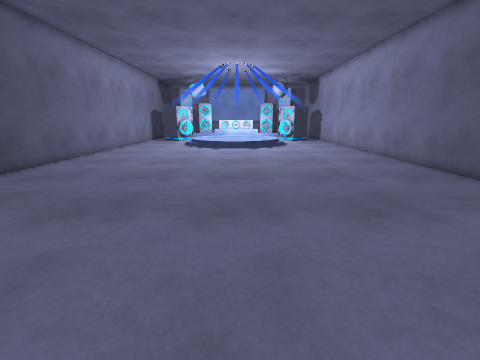
[1] (above)

12 first-person views from a walk through a Unity game level. The camera is 1.2 m above the floor, tilts 14° down and sees 90° across. The floor is counted in squares, 0.5 m on a side. Each view is taken from the middle of a square. On the plan, view 1 faces up. The plan holds only what a view shows up to about 17 squares ahead; the rest is blank. The place goes on beyond the plan. The player character is not drawn.

[2]
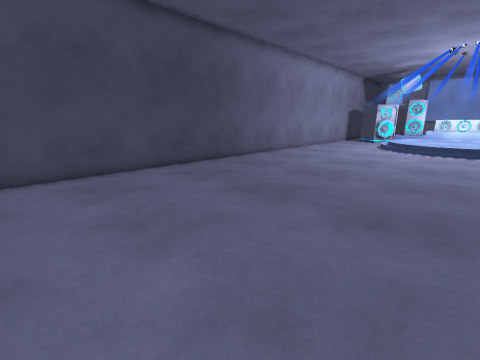

[3]
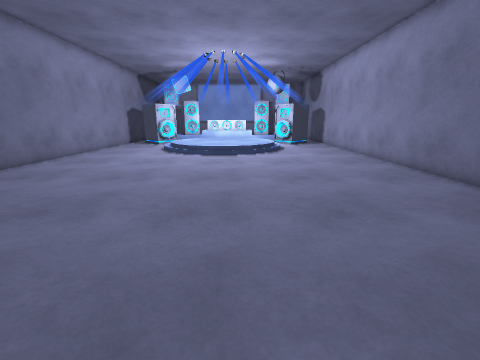

[4]
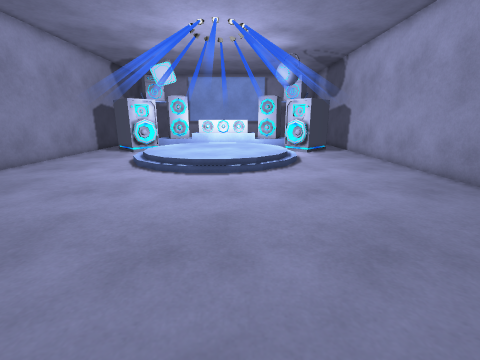

[5]
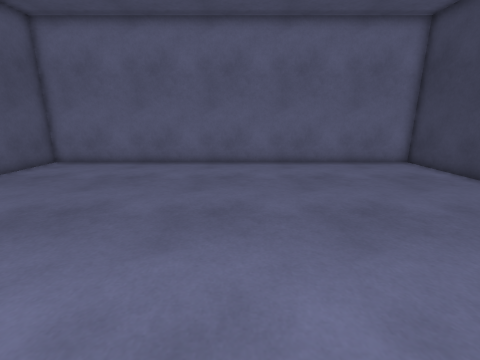

[6]
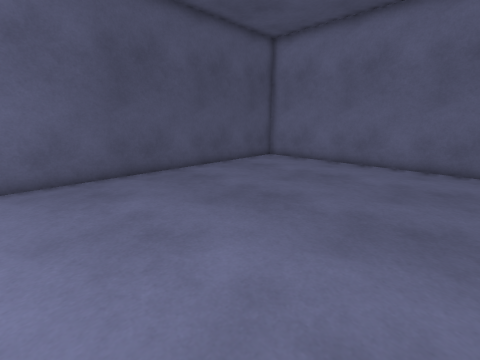

[7]
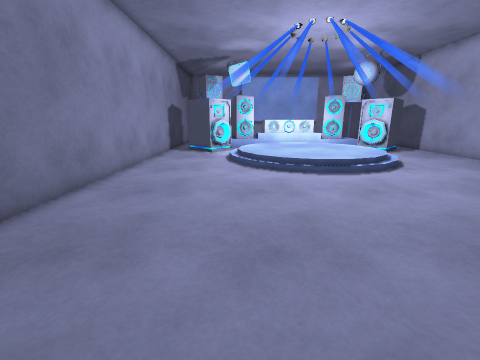

[8]
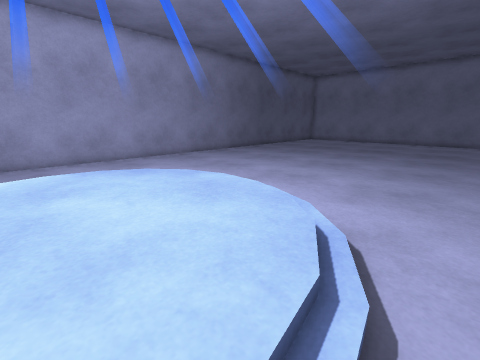

[9]
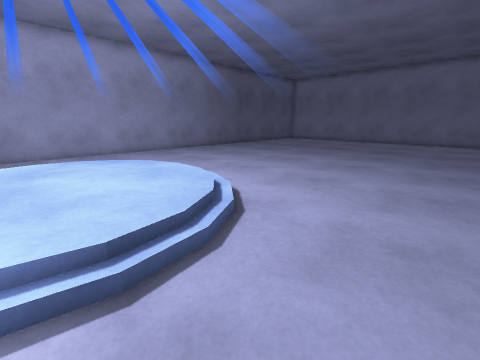

[10]
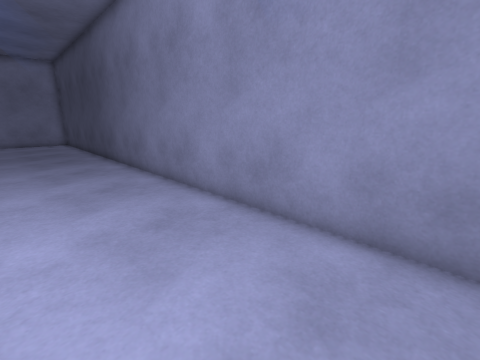

[11]
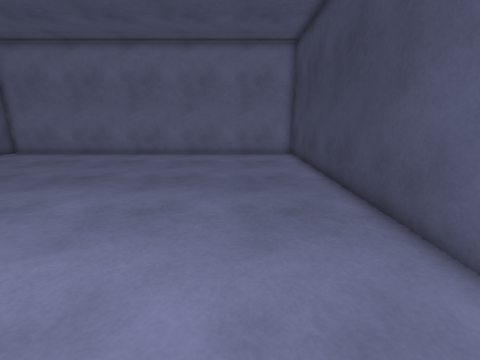

[12]
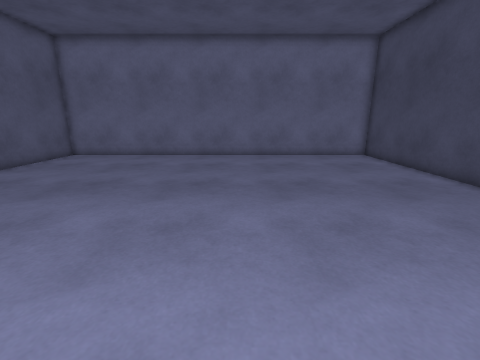

### Floor plan
Key: @ floor where view 1 was taken; # wall or solid block; . main floor; : floor 0.25 m higher than the main floor; / step, stairs or slope; = window, fence, low wall or low ledge.
Columns run from 11 left of view 1 to 10 right of it. Each row starts with its distance up from view 1.
 27 #...../::::::::/ ....#
 26 #..==./::::::::/..=..#
 25 #...../::::::::/.....#
 24 #...../::::::::/.....#
 23 #...=.//:::::://.=...#
 22 #...==.///::///.==...#
 21 #........////........#
 20 #......=......==.....#
 19 #......=..==..==.....#
 18 #..........=.........#
 17 #....................#
 16 #....................#
 15 #....................#
 14 #....................#
 13 #....................#
 12 #....................#
 11 #....................#
 10 #....................#
  9 #....................#
  8 #....................#
  7 #....................#
  6 #....................#
  5 #....................#
  4 #....................#
  3 #....................#
  2 #....................#
  1 #....................#
  0 #..........@.........#
 -1 #....................#
 -2 ######################

Positions as (right, up) in squares from view 1, and headings:
1: (0, 0), facing up
2: (1, 0), facing up-left
3: (1, 4), facing up
4: (1, 10), facing up
5: (-1, 12), facing down
6: (-1, 12), facing down-right
7: (-5, 10), facing up
8: (-6, 27), facing down-right
9: (-9, 27), facing down-right
10: (-6, 27), facing down-left
11: (-7, 16), facing down
12: (-2, 15), facing down
